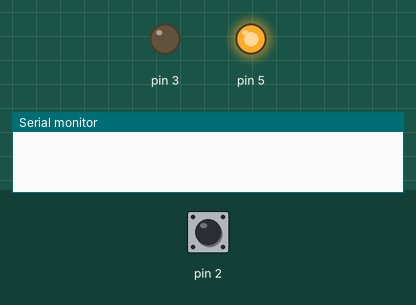
Simulated run of this sketch. Board: Arduino Uno, built with avr-gcc and run on an emulated ATmega328P. Parts: output pins drawn as LEDs (lit = HIGH), the last lines printed to the serial monitor. The inputs (shaded band) are chosen by the test bench; at power-on: pin 2 HIGH. No radio packets arrive unless stated.

Above: at 1.2 s.
1.3 s: pin 2 pulled LOW for 0.15 s
At 2.7 s:
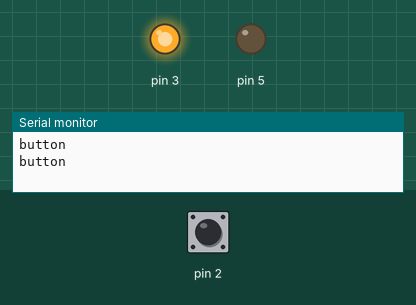
4.4 s: pin 2 pulled LOW for 3.2 s
At 5.1 s:
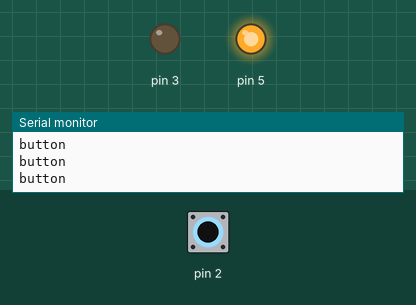
Timing chart, 0 to 9.1 s (numbered marks = the images above; inputs shaded):
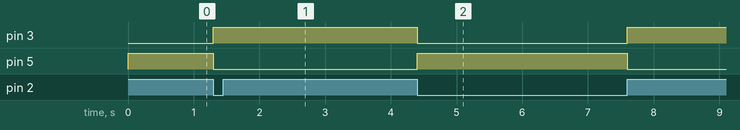

The sketch:

LightSwitch.ino
```cpp
#include <Value.h>
#include <Timer.h>
#include <VirtualWire.h>

Value<int> light_on(0, true);
Timer button_pressed_debounce(800, false, false);

void button_pressed() {
  if (!button_pressed_debounce.started()) {
    button_pressed_debounce.start();
    light_on.set( !light_on.get() );
  }
  Serial.println("button");
}

void setup() {
  // put your setup code here, to run once:
  Serial.begin(9600);
  pinMode(3, OUTPUT);
  pinMode(5, OUTPUT);
  pinMode(2,  INPUT_PULLUP);

  attachInterrupt(digitalPinToInterrupt(2), button_pressed, CHANGE);

  vw_set_ptt_inverted(true);
  vw_setup(100);
  vw_set_rx_pin(4);
  vw_rx_start();
}

uint8_t buffer[ VW_MAX_MESSAGE_LEN ];
uint8_t buflen = VW_MAX_MESSAGE_LEN;

typedef struct {
  int target;
  int value;
} packet;

void loop() {
  button_pressed_debounce.tick();

  if (light_on.change()) {
    if (light_on.get()) {
      digitalWrite(3, HIGH);
      digitalWrite(5, LOW);
    } else {
      digitalWrite(3, LOW);
      digitalWrite(5, HIGH);
    }
  }

  if (vw_get_message(buffer, &buflen)) {
    button_pressed_debounce.start();
    packet p = * ((packet*)buffer);
    Serial.println("got");
    if (p.target == 1) {
      light_on.set( !light_on.get() );
    }
  }
}
```

Measured:
- after the input at 1.3 s, pin 3: LOW → HIGH at once; pin 5: HIGH → LOW at once
- after the input at 4.4 s, pin 3: HIGH → LOW at once, → HIGH 3.2 s later; pin 5: LOW → HIGH at once, → LOW 3.2 s later
